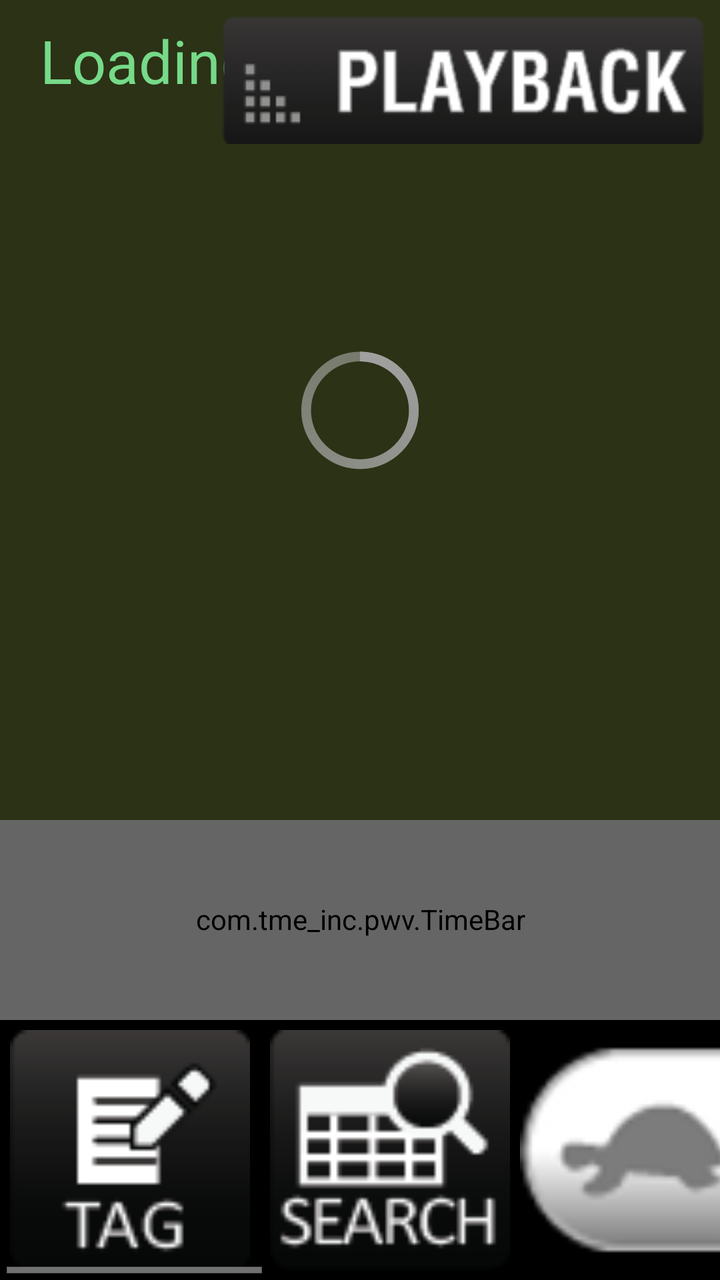
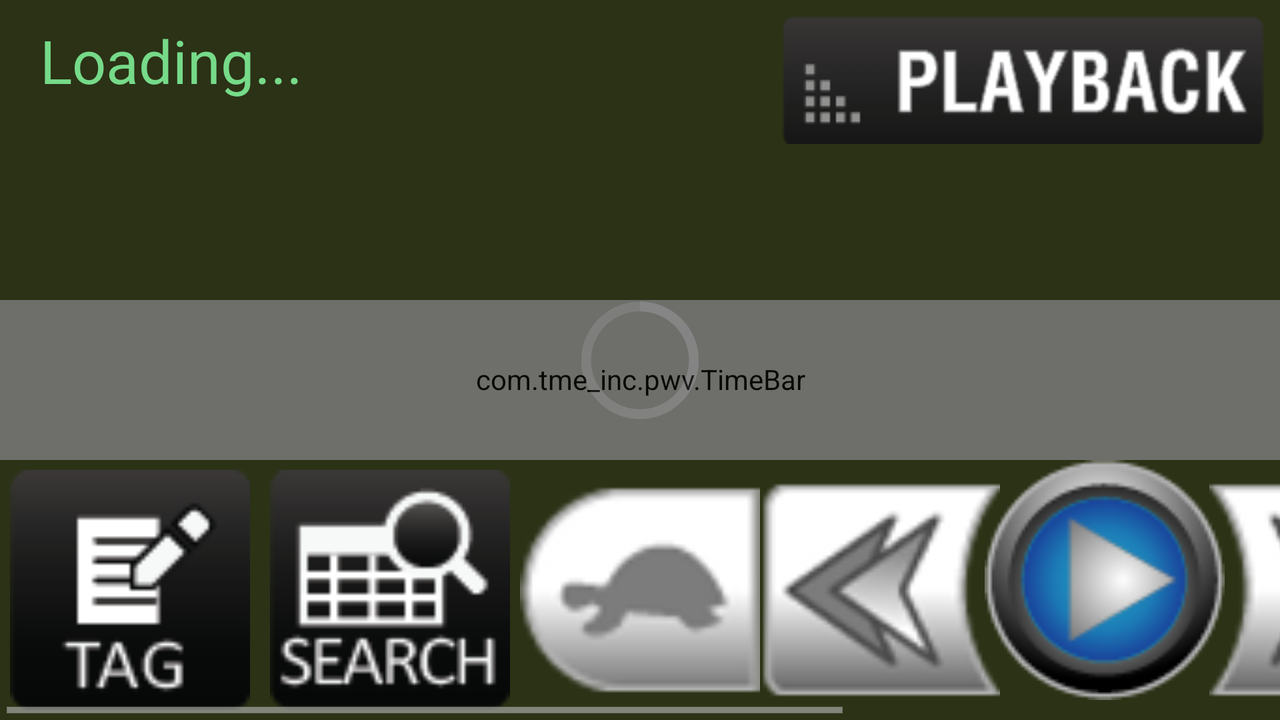

Two renders of one Android screen. The first uses the default layout on a phone; the second uses the alternative layout the repository ships for a different screen configuration, on a matching device. The two XML files are below.
<!-- AndroidManifest.xml: application theme AppTheme -->
<!-- res/layout/activity_playback.xml -->
<RelativeLayout xmlns:android="http://schemas.android.com/apk/res/android"
    xmlns:tools="http://schemas.android.com/tools" android:layout_width="match_parent"
    android:layout_height="match_parent"
    tools:context="com.tme_inc.pwv.Playback"
    android:background="@android:color/background_dark">

    <FrameLayout
        android:layout_width="match_parent"
        android:layout_height="match_parent"
        android:id="@+id/layoutscreen"
        android:layout_marginLeft="0dp"
        android:layout_marginRight="0dp"
        android:layout_above="@+id/timebar">

        <TextureView
            android:layout_width="match_parent"
            android:layout_height="match_parent"
            android:id="@+id/playScreen"
            android:layout_marginLeft="0dp"
            android:layout_marginRight="0dp" />

        <TextView
            android:layout_width="match_parent"
            android:layout_height="match_parent"
            android:text="Loading..."
            android:id="@+id/loadingText"
            android:textSize="30dp"
            android:paddingLeft="20dp"
            android:paddingTop="10dp"
            android:background="@color/loading_background"
            android:layout_alignBottom="@+id/layoutscreen"
            android:layout_alignTop="@+id/layoutscreen"
            android:textColor="@color/loading_color" />

        <ProgressBar
            style="?android:attr/progressBarStyleLarge"
            android:layout_width="wrap_content"
            android:layout_height="wrap_content"
            android:indeterminate="true"
            android:id="@+id/loadingBar"
            android:layout_gravity="center"
            android:layout_alignTop="@+id/layoutscreen"
            android:layout_alignBottom="@+id/layoutscreen"
            android:layout_centerInParent="true" />

    </FrameLayout>

    <ImageButton
        android:layout_width="wrap_content"
        android:layout_height="wrap_content"
        android:id="@+id/btPlayMode"
        android:src="@drawable/iconplay"
        android:layout_margin="8dp"
        android:background="#00000000"
        android:layout_alignParentEnd="true" />


    <com.tme_inc.pwv.TimeBar
        android:layout_width="match_parent"
        android:layout_height="100dp"
        android:id="@+id/timebar"
        android:layout_above="@+id/pwcontrol"
        android:alpha="0.8"
        android:background="@drawable/timebar"
        android:clickable="false" />


    <HorizontalScrollView
        android:layout_width="fill_parent"
        android:layout_height="wrap_content"
        android:id="@+id/pwcontrol"
        android:layout_alignParentBottom="true"
        android:layout_alignParentStart="false"
        android:layout_alignParentEnd="false"
        android:layout_centerHorizontal="true">


        <LinearLayout
            android:orientation="horizontal"
            android:layout_width="fill_parent"
            android:layout_height="fill_parent">


            <ImageButton
                android:layout_width="120dp"
                android:layout_height="120dp"
                android:scaleType="fitXY"
                android:id="@+id/button_tag"
                android:src="@drawable/pw_btag"
                android:background="#00000000"
                android:adjustViewBounds="false"
                android:layout_margin="5dp" />

            <ImageButton
                android:layout_width="120dp"
                android:layout_height="120dp"
                android:scaleType="fitXY"
                android:id="@+id/button_search"
                android:background="#00000000"
                android:layout_margin="5dp"
                android:src="@drawable/pw_bcal" />

            <ImageButton
                android:layout_width="120dp"
                android:layout_height="120dp"
                android:scaleType="fitXY"
                android:id="@+id/button_slow"
                android:src="@drawable/play_slow"
                android:layout_alignTop="@+id/button_backward"
                android:layout_toStartOf="@+id/button_backward"
                android:background="#00000000"
                android:layout_marginTop="5dp" />

            <ImageButton
                android:layout_width="120dp"
                android:layout_height="120dp"
                android:scaleType="fitXY"
                android:id="@+id/button_backward"
                android:src="@drawable/play_backward"
                android:layout_alignTop="@+id/button_play"
                android:layout_toStartOf="@+id/button_play"
                android:layout_marginTop="5dp"
                android:background="#00000000"
                android:layout_marginRight="-8dp" />

            <ImageButton
                android:layout_width="120dp"
                android:layout_height="120dp"
                android:scaleType="fitXY"
                android:id="@+id/button_play"
                android:src="@drawable/play_play"
                android:layout_centerHorizontal="true"
                android:adjustViewBounds="false"
                android:cropToPadding="false"
                android:background="#00000000" />

            <ImageButton
                android:layout_width="120dp"
                android:layout_height="120dp"
                android:scaleType="fitXY"
                android:id="@+id/button_forward"
                android:layout_alignTop="@+id/button_play"
                android:layout_toEndOf="@+id/button_play"
                android:src="@drawable/play_forward"
                android:layout_marginTop="5dp"
                android:layout_marginLeft="-8dp"
                android:background="#00000000" />

            <ImageButton
                android:layout_width="120dp"
                android:layout_height="120dp"
                android:scaleType="fitXY"
                android:id="@+id/button_fast"
                android:layout_alignTop="@+id/button_forward"
                android:layout_toEndOf="@+id/button_forward"
                android:src="@drawable/play_fast"
                android:background="#00000000"
                android:layout_marginTop="5dp" />

            <ImageButton
                android:layout_width="120dp"
                android:layout_height="120dp"
                android:scaleType="fitXY"
                android:id="@+id/button_step"
                android:background="#00000000"
                android:layout_marginTop="5dp"
                android:src="@drawable/play_step" />

        </LinearLayout>
    </HorizontalScrollView>

</RelativeLayout>
<!-- resources referenced by this layout -->
<resources>
  <color name="loading_background">#dc323b1a</color>
  <color name="loading_color">#ff76da89</color>
  <!-- drawable iconplay: png bitmap (drawable, 6042 bytes) -->
  <!-- drawable play_backward: png bitmap (drawable, 4657 bytes) -->
  <!-- drawable play_fast: png bitmap (drawable, 3518 bytes) -->
  <!-- drawable play_forward: png bitmap (drawable, 4673 bytes) -->
  <!-- drawable play_play: png bitmap (drawable, 5832 bytes) -->
  <!-- drawable play_slow: png bitmap (drawable, 3145 bytes) -->
  <!-- drawable play_step: png bitmap (drawable, 2527 bytes) -->
  <!-- drawable pw_bcal: png bitmap (drawable, 3147 bytes) -->
  <!-- drawable pw_btag: png bitmap (drawable, 1974 bytes) -->
  <!-- drawable timebar: png bitmap (drawable, 2208 bytes) -->
  <style name="AppTheme" parent="android:Theme.Holo.Light">
          <item name="android:windowActionBarOverlay">false</item>
      </style>
</resources>
<!-- res/layout-land/activity_playback.xml (the author's variant of the layout above) -->
<!-- drawn on the phone turned sideways -->
<RelativeLayout xmlns:android="http://schemas.android.com/apk/res/android"
    xmlns:tools="http://schemas.android.com/tools" android:layout_width="match_parent"
    android:layout_height="match_parent"
    tools:context="com.tme_inc.pwv.Playback"
    android:background="@android:color/background_dark">

    <FrameLayout
        android:layout_width="match_parent"
        android:layout_height="match_parent"
        android:id="@+id/layoutscreen"
        android:layout_marginLeft="0dp"
        android:layout_marginRight="0dp">

        <TextureView
            android:layout_width="match_parent"
            android:layout_height="match_parent"
            android:id="@+id/playScreen"
            android:layout_marginLeft="0dp"
            android:layout_marginRight="0dp" />

        <TextView
            android:layout_width="match_parent"
            android:layout_height="match_parent"
            android:text="Loading..."
            android:id="@+id/loadingText"
            android:textSize="30dp"
            android:paddingLeft="20dp"
            android:paddingTop="10dp"
            android:background="@color/loading_background"
            android:layout_alignTop="@+id/layoutscreen"
            android:layout_alignBottom="@+id/layoutscreen"
            android:textColor="@color/loading_color" />

        <ProgressBar
            style="?android:attr/progressBarStyleLarge"
            android:layout_width="wrap_content"
            android:layout_height="wrap_content"
            android:indeterminate="true"
            android:id="@+id/loadingBar"
            android:layout_centerVertical="true"
            android:layout_centerHorizontal="true"
            android:layout_gravity="center"
            android:layout_alignTop="@+id/layoutscreen"
            android:layout_alignBottom="@+id/layoutscreen" />

    </FrameLayout>

    <ImageButton
        android:layout_width="wrap_content"
        android:layout_height="wrap_content"
        android:id="@+id/btPlayMode"
        android:src="@drawable/iconplay"
        android:layout_margin="8dp"
        android:background="#00000000"
        android:layout_alignParentEnd="true" />

    <com.tme_inc.pwv.TimeBar
        android:layout_width="match_parent"
        android:layout_height="80dp"
        android:id="@+id/timebar"
        android:layout_above="@+id/pwcontrol"
        android:alpha="0.8"
        android:background="@drawable/timebar" />

    <HorizontalScrollView
        android:layout_width="wrap_content"
        android:layout_height="wrap_content"
        android:id="@+id/pwcontrol"
        android:layout_alignParentBottom="true"
        android:layout_alignParentStart="false"
        android:layout_alignParentEnd="false"
        android:layout_centerHorizontal="true">


        <LinearLayout
            android:orientation="horizontal"
            android:layout_width="fill_parent"
            android:layout_height="fill_parent">

            <ImageButton
                android:layout_width="120dp"
                android:layout_height="120dp"
                android:scaleType="fitXY"
                android:id="@+id/button_tag"
                android:src="@drawable/pw_btag"
                android:background="#00000000"
                android:adjustViewBounds="false"
                android:layout_margin="5dp" />

            <ImageButton
                android:layout_width="120dp"
                android:layout_height="120dp"
                android:scaleType="fitXY"
                android:id="@+id/button_search"
                android:background="#00000000"
                android:layout_margin="5dp"
                android:src="@drawable/pw_bcal" />

            <ImageButton
                android:layout_width="120dp"
                android:layout_height="120dp"
                android:scaleType="fitXY"
                android:id="@+id/button_slow"
                android:src="@drawable/play_slow"
                android:layout_alignTop="@+id/button_backward"
                android:layout_toStartOf="@+id/button_backward"
                android:background="#00000000"
                android:layout_marginTop="5dp" />

            <ImageButton
                android:layout_width="120dp"
                android:layout_height="120dp"
                android:scaleType="fitXY"
                android:id="@+id/button_backward"
                android:src="@drawable/play_backward"
                android:layout_alignTop="@+id/button_play"
                android:layout_toStartOf="@+id/button_play"
                android:layout_marginTop="5dp"
                android:background="#00000000"
                android:layout_marginRight="-8dp" />

            <ImageButton
                android:layout_width="120dp"
                android:layout_height="120dp"
                android:scaleType="fitXY"
                android:id="@+id/button_play"
                android:src="@drawable/play_play"
                android:layout_centerHorizontal="true"
                android:adjustViewBounds="false"
                android:cropToPadding="false"
                android:background="#00000000" />

            <ImageButton
                android:layout_width="120dp"
                android:layout_height="120dp"
                android:scaleType="fitXY"
                android:id="@+id/button_forward"
                android:layout_alignTop="@+id/button_play"
                android:layout_toEndOf="@+id/button_play"
                android:src="@drawable/play_forward"
                android:layout_marginTop="5dp"
                android:layout_marginLeft="-8dp"
                android:background="#00000000" />

            <ImageButton
                android:layout_width="120dp"
                android:layout_height="120dp"
                android:scaleType="fitXY"
                android:id="@+id/button_fast"
                android:layout_alignTop="@+id/button_forward"
                android:layout_toEndOf="@+id/button_forward"
                android:src="@drawable/play_fast"
                android:background="#00000000"
                android:layout_marginTop="5dp" />

            <ImageButton
                android:layout_width="120dp"
                android:layout_height="120dp"
                android:scaleType="fitXY"
                android:id="@+id/button_step"
                android:background="#00000000"
                android:layout_marginTop="5dp"
                android:src="@drawable/play_step" />

        </LinearLayout>
    </HorizontalScrollView>

</RelativeLayout>
